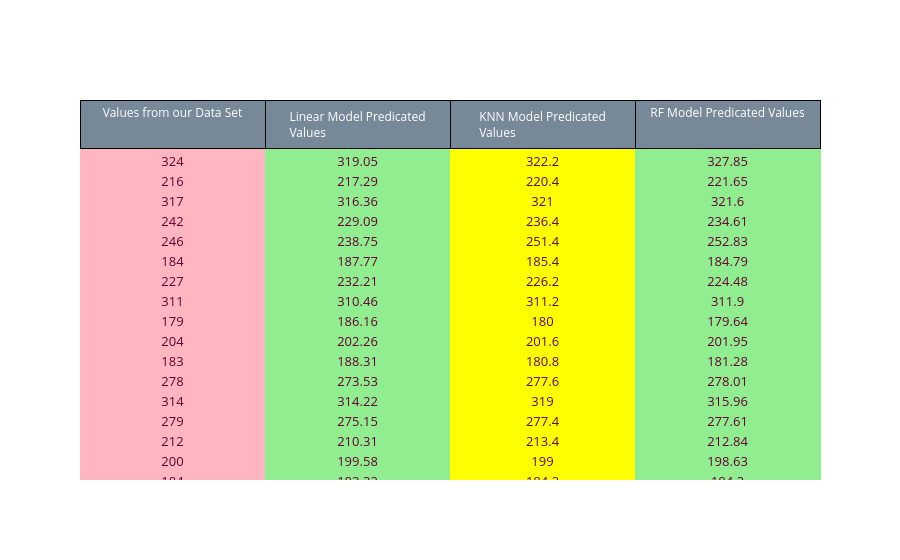

Write notebook code for a chart like this one.
### Code cell
fig.show()

### Figure 1 — Plotly figure (JSON) as saved in the notebook; plotly's stock layout.template omitted (floating-point values rounded to 4 significant figures; data arrays with more than 128 entries replaced by an {"elided": "..."} marker saying what was removed)
{"data": [{"cells": {"align": "center", "fill": {"color": ["lightpink", "lightgreen", "yellow", "lightgreen", "yellow"]}, "font": {"color": "#660033", "size": 13}, "line": {"color": ["lightpink", "lightgreen", "yellow", "lightgreen", "yellow"]}, "values": {"elided": "4x200 float values"}}, "header": {"align": "center", "fill": {"color": "LightSlateGray"}, "font": {"color": "white", "size": 12}, "line": {"color": "blacK"}, "values": ["Values from our Data Set", "Linear Model Predicated Values", "KNN Model Predicated Values", "RF Model Predicated Values"]}, "type": "table"}], "layout": {}}
